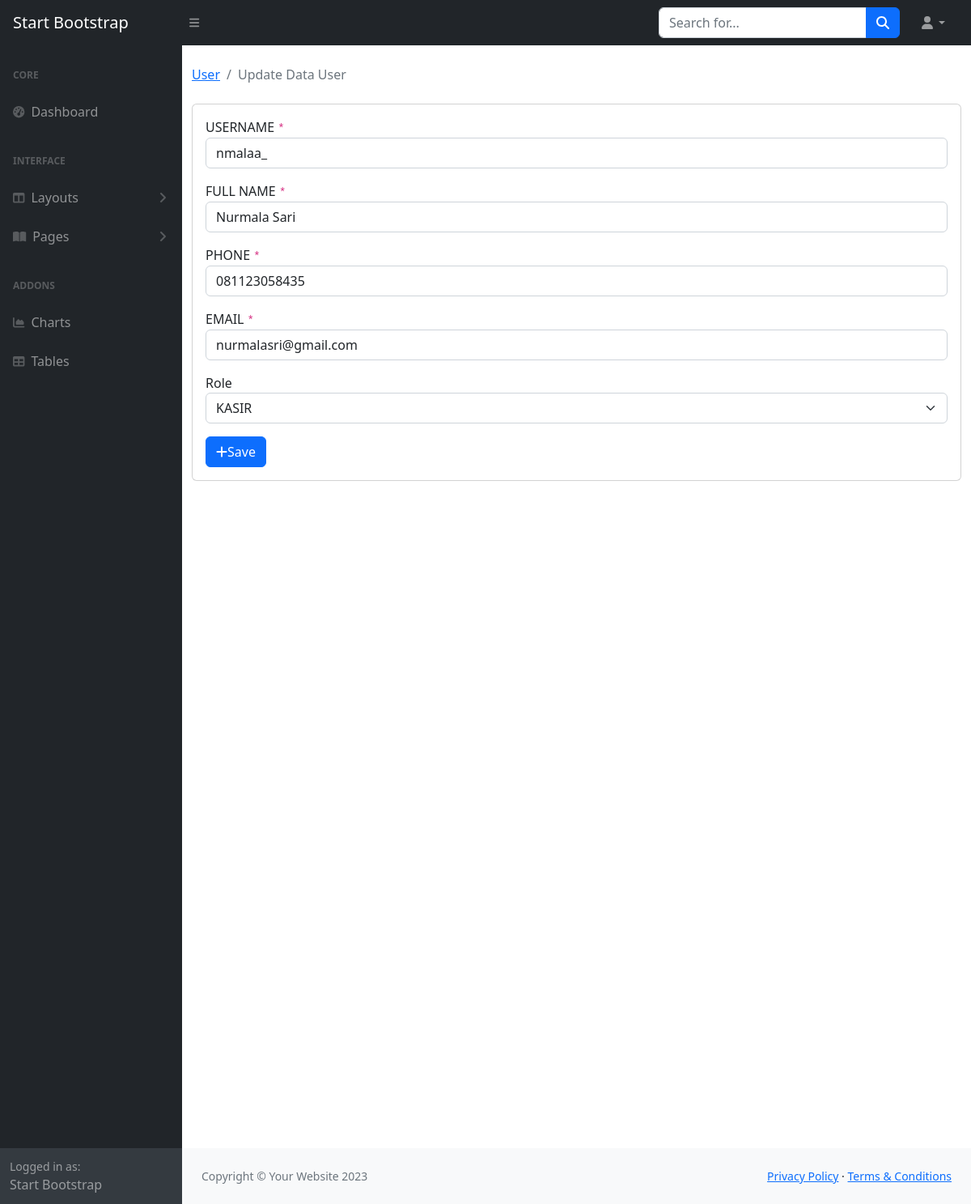
The app's page /user/getedit/1 with its own data.
### tables this page shows
CREATE TABLE `user` (
  `id` int NOT NULL,
  `nik` char(20) NOT NULL,
  `username` char(100) NOT NULL,
  `full_name` varchar(255) NOT NULL,
  `password` varchar(255) NOT NULL,
  `role` char(20) NOT NULL,
  `phone` char(20) NOT NULL,
  `email` varchar(100) NOT NULL,
  `alamat` varchar(255) NOT NULL,
  `is_active` int NOT NULL
);

### application/views/template/main.php (called while the page is built, shortened)
<?php
$this->load->view('template/header');
$this->load->view('template/navbar');
$this->load->view('template/sidebar');
$this->load->view($content);

### application/controllers/User.php (called while the page is built, shortened)
<?php
class User extends CI_Controller {
  public function __construct()
  {
    $this->load->model("User_model");
    $this->load->library('form_validation');
  }
  public function getedit($id)
  {
    $data = array (
      'title' => 'Update Data User',
      'user' => $this->User_model->getById($id),
      'content' => 'user/edit_form'
    );
    $this->load->view('template/main',$data);
  }
}

### index.php (called while the page is built, shortened)
<?php
require_once BASEPATH.'core/CodeIgniter.php';

### application/models/User_model.php (called while the page is built, shortened)
<?php
class User_model extends CI_Model
{
  protected $_table = 'user';
  public function getById($id)
  {
    return $this->db->get_where($this->_table, ["id" => $id])->row();
  }
}

### application/views/user/edit_form.php (the view, shortened to what this page needs)
<main>
  <div class="container-fluid">
    <ol class="breadcrumb mb-4">
      <li class="breadcrumb-item active"><a href="<?php echo site_url('user') ?>">User</a></li>
      <li class="breadcrumb-item active"><?php echo $title ?></li>
    </ol>
    <div class="card mb-4">
      <div class="card-body">
        <form action="<?php echo site_url('user/edit') ?>" method="post">
          <div class="mb-3">
            <label for="username">USERNAME <code>*</code></label>
            <input class="form-control" <?php echo form_error('username') ? 'is-invalid' : '' ?>"
              type="text" name="username" value="<?= $user->username; ?>" placeholder="USERNAME" required />
          </div>
          <div class="mb-3">
            <label for="full_name">FULL NAME <code>*</code></label>
            <input class="form-control" type="text" name="full_name" value="<?= $user->full_name; ?>" placeholder="FULL NAME" required />
          </div>
          <div class="mb-3">
            <label for="phone">PHONE <code>*</code></label>
            <input class="form-control" type="text" name="phone" value="<?= $user->phone; ?>" placeholder="PHONE" required />
          </div>
          <div class="mb-3">
            <label for="email">EMAIL <code>*</code></label>
            <input class="form-control" type="email" name="email" value="<?= $user->email; ?>" placeholder="EMAIL" required />
          </div>
          <div class="mb-3">
            <label for="role">Role</label>
            <select class="form-select" id="role" name="role" required>
              <?php if ($user->role == 'PEMILIK') { ?>
                <option value="PEMILIK" selected>PEMILIK</option>
                <option value="ADMIN">ADMIN</option>
                <option value="KASIR">KASIR</option>
              <?php } else if ($user->role == 'ADMIN') { ?>
                <option value="PEMILIK">PEMILIK</option>
                <option value="ADMIN" selected>ADMIN</option>
                <option value="KASIR">KASIR</option>
              <?php } else { ?>
                <option value="KASIR" selected>KASIR</option>
              <?php } ?>
            </select>
          </div>
          <button class="btn btn-primary" type="submit"><i class="fas fa-plus"></i>Save</button>
        </form>
      </div>
    </div>
    <div style="height: 100vh"></div>
  </div>
</main>

### records on screen
user: username "nmalaa_", full_name "Nurmala Sari", phone "081123058435", email "nurmalasri@gmail.com", role "KASIR"

### other values on screen
$title "Update Data User"
